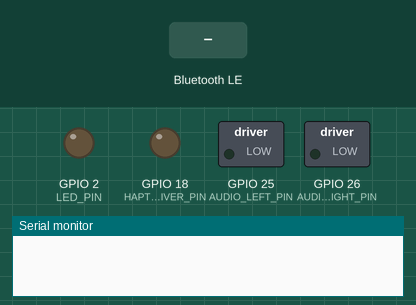
This sketch was run on a simulated ESP32. Shown: switched loads named in the sketch (green lamp = pin HIGH), output pins drawn as LEDs (lit = HIGH), the last lines printed to the serial monitor. Dashed ring = blinking. The test bench sets the inputs (shaded band). Nothing arrives over Bluetooth unless stated; a phone connects over Bluetooth LE 3 s after start.

Above: at 0.0 s.
At 1.8 s:
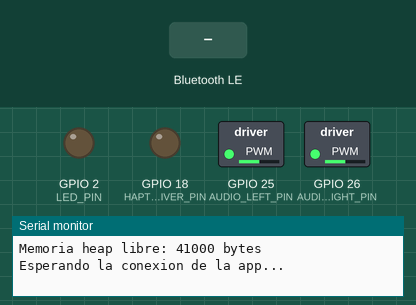
1.9 s: Bluetooth LE write "TEST" received
At 2.5 s:
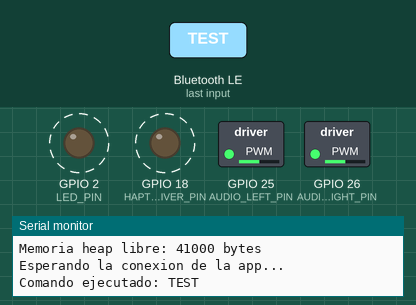
4.9 s: Bluetooth LE write "DOG" received
Timing chart, 0 to 5.0 s (numbered marks = the images above; inputs shaded):
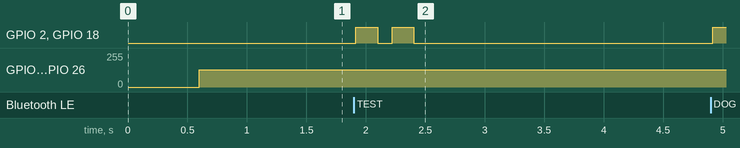

Measured:
- after the input at 1.9 s, GPIO 2 (LED_PIN), GPIO 18 (HAPTIC_DRIVER_PIN): alternates HIGH for 0.18 s and LOW for 0.12 s, 4 changes in all, then stays LOW, starting at once

The sketch:

Vibrafil_social_Leyna_ESP32_CORREGIDO.ino
```cpp
#include <Arduino.h>
#include <BLEAdvertising.h>
#include <BLEDevice.h>
#include <BLEServer.h>
#include <BLEUtils.h>
#include <BLE2902.h>
#include <freertos/FreeRTOS.h>
#include <freertos/queue.h>
#include <atomic>
#include <ctype.h>
#include <string.h>
#include <math.h>

// =========================================================
// VIBRAFIL - FIRMWARE BLE social_Leyna
// =========================================================
// IMPORTANTE:
// Aplicacion oficial: Vibrafil. Identidad interna: social_Leyna (lider: Leyna).
// El nombre BLE tecnico VIBRAFIL_ESP32 se conserva para no romper
// instalaciones anteriores de la app ni el filtro existente.
// 1. El reconocimiento de perro, bebe y nombre ocurre en Android.
// 2. El ESP32 recibe DOG, BABY o NAME y ejecuta el patron haptico.
// 3. GPIO18 debe conectarse a la ENTRADA de un driver/controlador.
//    Nunca conecte un motor ERM/LRA directamente al GPIO del ESP32.
// =========================================================

// ------------------------- BLE ----------------------------
namespace BleConfig {
constexpr char DEVICE_NAME[] = "VIBRAFIL_ESP32";
constexpr char SERVICE_UUID[] =
    "12345678-1234-1234-1234-1234567890ab";
constexpr char COMMAND_UUID[] =
    "abcdefab-1234-5678-1234-abcdefabcdef";
constexpr char READY_MESSAGE[] = "VIBRAFIL_READY";

// Flags BLE estandar: general discoverable + sin BR/EDR.
// Se usa el valor directo para evitar depender de cabeceras GAP internas.
constexpr uint8_t ADVERTISING_FLAGS = 0x06;
}  // namespace BleConfig

// ----------------------- HARDWARE -------------------------
namespace HardwareConfig {
// Cambie estos pines solo si su circuito usa otros.
constexpr int LED_PIN = 2;
constexpr int HAPTIC_DRIVER_PIN = 18;

// Permite adaptar modulos cuyo pin EN/TRIG sea activo en nivel bajo.
constexpr bool LED_ACTIVE_HIGH = true;
constexpr bool HAPTIC_ACTIVE_HIGH = true;

// Los dos excitadores de bobina de voz conectados al PAM8403 usan
// los DAC GPIO25/GPIO26 del ESP32 clasico. En otras variantes (C3/S3/C6)
// esta salida se desactiva automaticamente para permitir la compilacion.
#ifndef SOCIAL_LEYNA_ENABLE_AUDIO
    #if defined(CONFIG_IDF_TARGET_ESP32)
        #define SOCIAL_LEYNA_ENABLE_AUDIO 1
    #else
        #define SOCIAL_LEYNA_ENABLE_AUDIO 0
    #endif
#endif

#if SOCIAL_LEYNA_ENABLE_AUDIO
constexpr int AUDIO_LEFT_PIN = 25;
constexpr int AUDIO_RIGHT_PIN = 26;
#endif
}  // namespace HardwareConfig

// ----------------------- PATRONES -------------------------
struct HapticPattern {
    uint8_t repetitions;
    uint16_t activeMs;
    uint16_t pauseMs;
    uint16_t tactileFrequencyHz;
    uint8_t tactileAmplitude;
};

namespace Patterns {
// Frecuencias bajas pensadas para sensacion tactil en excitadores de 8 ohmios.
constexpr HapticPattern TEST{2, 180, 120, 160, 60};
constexpr HapticPattern DOG{3, 500, 180, 180, 90};
constexpr HapticPattern BABY{3, 300, 150, 140, 72};
constexpr HapticPattern NAME{2, 180, 120, 220, 55};
}  // namespace Patterns

enum class CommandType : uint8_t {
    NONE,
    TEST,
    DOG,
    BABY,
    NAME
};

struct QueuedCommand {
    CommandType type;
    uint32_t epoch;
};

// ------------------------ ESTADO --------------------------
BLEServer* bleServer = nullptr;
BLECharacteristic* commandCharacteristic = nullptr;
BLEAdvertising* bleAdvertising = nullptr;
QueueHandle_t commandQueue = nullptr;

volatile bool deviceConnected = false;
volatile bool previousDeviceConnected = false;
volatile bool advertisingRestartRequested = false;

std::atomic<bool> stopRequested{false};
std::atomic<uint32_t> commandEpoch{0};

bool bleReady = false;

// =========================================================
// CONTROL SEGURO DE SALIDAS
// =========================================================

inline uint8_t activeLevel(bool activeHigh) {
    return activeHigh ? HIGH : LOW;
}

inline uint8_t inactiveLevel(bool activeHigh) {
    return activeHigh ? LOW : HIGH;
}

void setLed(bool enabled) {
    if (HardwareConfig::LED_PIN >= 0) {
        digitalWrite(
            HardwareConfig::LED_PIN,
            enabled
                ? activeLevel(HardwareConfig::LED_ACTIVE_HIGH)
                : inactiveLevel(HardwareConfig::LED_ACTIVE_HIGH)
        );
    }
}

void setHapticDriver(bool enabled) {
    digitalWrite(
        HardwareConfig::HAPTIC_DRIVER_PIN,
        enabled
            ? activeLevel(HardwareConfig::HAPTIC_ACTIVE_HIGH)
            : inactiveLevel(HardwareConfig::HAPTIC_ACTIVE_HIGH)
    );
}

#if SOCIAL_LEYNA_ENABLE_AUDIO
void setAudioIdle() {
    // Punto medio para una senal DAC bipolar acoplada al amplificador.
    dacWrite(HardwareConfig::AUDIO_LEFT_PIN, 128);
    dacWrite(HardwareConfig::AUDIO_RIGHT_PIN, 128);
}
#else
inline void setAudioIdle() {}
#endif

void outputsOff() {
    setLed(false);
    setHapticDriver(false);
    setAudioIdle();
}

void requestImmediateStop() {
    stopRequested.store(true, std::memory_order_release);
    outputsOff();
}

bool commandStillValid(uint32_t epoch) {
    return !stopRequested.load(std::memory_order_acquire) &&
           epoch == commandEpoch.load(std::memory_order_acquire);
}

bool interruptibleDelay(uint32_t durationMs, uint32_t epoch) {
    const uint32_t start = millis();

    while (static_cast<uint32_t>(millis() - start) < durationMs) {
        if (!commandStillValid(epoch)) {
            return false;
        }

        // Cede tiempo a BLE, sistema operativo y watchdog.
        delay(4);
    }

    return true;
}

// =========================================================
// EXCITACION TACTIL PAM8403 (ACTIVA EN ESP32 CLASICO)
// =========================================================

#if SOCIAL_LEYNA_ENABLE_AUDIO
void playToneStereo(
    uint16_t frequency,
    uint16_t durationMs,
    uint8_t amplitude,
    uint32_t epoch
) {
    if (frequency == 0 || durationMs == 0 || !commandStillValid(epoch)) {
        return;
    }

    constexpr uint32_t SAMPLE_RATE = 8000;
    constexpr uint32_t SAMPLE_PERIOD_US = 1000000UL / SAMPLE_RATE;
    constexpr float VIBRAFIL_TWO_PI = 6.28318530718f;

    frequency = static_cast<uint16_t>(
        constrain(static_cast<int>(frequency), 20, 3500)
    );
    amplitude = static_cast<uint8_t>(
        constrain(static_cast<int>(amplitude), 5, 120)
    );

    const uint32_t totalSamples =
        (SAMPLE_RATE * static_cast<uint32_t>(durationMs)) / 1000UL;

    const float phaseStep =
        VIBRAFIL_TWO_PI * static_cast<float>(frequency) /
        static_cast<float>(SAMPLE_RATE);

    float phase = 0.0f;

    for (uint32_t index = 0; index < totalSamples; ++index) {
        if (!commandStillValid(epoch)) {
            break;
        }

        const int value =
            128 + static_cast<int>(sinf(phase) * amplitude);
        const uint8_t dacValue =
            static_cast<uint8_t>(constrain(value, 0, 255));

        dacWrite(HardwareConfig::AUDIO_LEFT_PIN, dacValue);
        dacWrite(HardwareConfig::AUDIO_RIGHT_PIN, dacValue);

        phase += phaseStep;
        if (phase >= VIBRAFIL_TWO_PI) {
            phase -= VIBRAFIL_TWO_PI;
        }

        delayMicroseconds(SAMPLE_PERIOD_US);

        if ((index & 0x3FU) == 0U) {
            yield();
        }
    }

    setAudioIdle();
}


#else
inline void playToneStereo(
    uint16_t,
    uint16_t,
    uint8_t,
    uint32_t
) {}
#endif

// =========================================================
// EJECUCION HAPTICA
// =========================================================

const HapticPattern* patternFor(CommandType type) {
    switch (type) {
        case CommandType::TEST:
            return &Patterns::TEST;
        case CommandType::DOG:
            return &Patterns::DOG;
        case CommandType::BABY:
            return &Patterns::BABY;
        case CommandType::NAME:
            return &Patterns::NAME;
        default:
            return nullptr;
    }
}

const char* commandName(CommandType type) {
    switch (type) {
        case CommandType::TEST:
            return "TEST";
        case CommandType::DOG:
            return "DOG";
        case CommandType::BABY:
            return "BABY";
        case CommandType::NAME:
            return "NAME";
        default:
            return "NONE";
    }
}

bool runHapticPattern(
    const HapticPattern& pattern,
    uint32_t epoch
) {
    for (uint8_t index = 0; index < pattern.repetitions; ++index) {
        if (!commandStillValid(epoch)) {
            return false;
        }

        // El modulo LRA de GPIO18 y los dos excitadores del PAM8403
        // se activan al mismo tiempo para conservar un patron unico.
        setHapticDriver(true);
        setLed(true);

#if SOCIAL_LEYNA_ENABLE_AUDIO
        playToneStereo(
            pattern.tactileFrequencyHz,
            pattern.activeMs,
            pattern.tactileAmplitude,
            epoch
        );

        if (!commandStillValid(epoch)) {
            outputsOff();
            return false;
        }
#else
        if (!interruptibleDelay(pattern.activeMs, epoch)) {
            outputsOff();
            return false;
        }
#endif

        setHapticDriver(false);
        setLed(false);
        setAudioIdle();

        if (index + 1U < pattern.repetitions &&
            !interruptibleDelay(pattern.pauseMs, epoch)) {
            outputsOff();
            return false;
        }
    }

    outputsOff();
    return true;
}

void processCommand(const QueuedCommand& command) {
    if (command.type == CommandType::NONE ||
        command.epoch != commandEpoch.load(std::memory_order_acquire)) {
        return;
    }

    const HapticPattern* pattern = patternFor(command.type);
    if (pattern == nullptr) {
        return;
    }

    outputsOff();
    stopRequested.store(false, std::memory_order_release);

    if (!commandStillValid(command.epoch)) {
        outputsOff();
        return;
    }

    Serial.println();
    Serial.print("Comando ejecutado: ");
    Serial.println(commandName(command.type));

    runHapticPattern(*pattern, command.epoch);

    outputsOff();

    // No borra una solicitud STOP o una orden nueva que haya llegado
    // mientras se ejecutaba el patron anterior.
    if (command.epoch == commandEpoch.load(std::memory_order_acquire)) {
        stopRequested.store(false, std::memory_order_release);
    }
}

// =========================================================
// PARSEO Y COLA DE COMANDOS
// =========================================================

size_t normalizeCommand(
    const char* source,
    size_t sourceLength,
    char* destination,
    size_t destinationSize
) {
    if (source == nullptr || destination == nullptr || destinationSize == 0) {
        return 0;
    }

    size_t begin = 0;
    while (begin < sourceLength && isspace(static_cast<unsigned char>(source[begin]))) {
        ++begin;
    }

    size_t end = sourceLength;
    while (end > begin && isspace(static_cast<unsigned char>(source[end - 1]))) {
        --end;
    }

    size_t outputLength = 0;
    for (size_t index = begin;
         index < end && outputLength + 1 < destinationSize;
         ++index) {
        destination[outputLength++] = static_cast<char>(
            toupper(static_cast<unsigned char>(source[index]))
        );
    }

    destination[outputLength] = '\0';
    return outputLength;
}

CommandType parseHapticCommand(const char* command) {
    if (strcmp(command, "TEST") == 0) {
        return CommandType::TEST;
    }
    if (strcmp(command, "DOG") == 0) {
        return CommandType::DOG;
    }
    if (strcmp(command, "BABY") == 0) {
        return CommandType::BABY;
    }
    if (strcmp(command, "NAME") == 0) {
        return CommandType::NAME;
    }
    return CommandType::NONE;
}

void invalidatePendingCommands() {
    commandEpoch.fetch_add(1, std::memory_order_acq_rel);

    if (commandQueue != nullptr) {
        xQueueReset(commandQueue);
    }

    requestImmediateStop();
}

bool queueLatestCommand(CommandType type) {
    if (type == CommandType::NONE || commandQueue == nullptr) {
        return false;
    }

    // El evento mas reciente reemplaza al anterior.
    const uint32_t newEpoch =
        commandEpoch.fetch_add(1, std::memory_order_acq_rel) + 1U;

    requestImmediateStop();

    QueuedCommand command{type, newEpoch};

    return xQueueOverwrite(
        commandQueue,
        &command
    ) == pdPASS;
}

void sendReadyResponse() {
    if (!deviceConnected || commandCharacteristic == nullptr) {
        return;
    }

    commandCharacteristic->setValue(BleConfig::READY_MESSAGE);
    commandCharacteristic->notify();
}

// =========================================================
// CALLBACKS BLE
// =========================================================

class SocialLeynaServerCallbacks final : public BLEServerCallbacks {
public:
    void onConnect(BLEServer* server) override {
        (void)server;
        deviceConnected = true;
        advertisingRestartRequested = false;

        Serial.println();
        Serial.println("Telefono conectado por Bluetooth BLE.");
    }

    void onDisconnect(BLEServer* server) override {
        (void)server;
        deviceConnected = false;
        advertisingRestartRequested = true;

        invalidatePendingCommands();

        Serial.println();
        Serial.println("Telefono desconectado; salidas apagadas.");
    }
};

class SocialLeynaCommandCallbacks final : public BLECharacteristicCallbacks {
public:
    void onWrite(BLECharacteristic* characteristic) override {
        if (characteristic == nullptr) {
            return;
        }

        // Arduino-ESP32 3.x devuelve String. El uso de auto/c_str()/length()
        // tambien conserva compatibilidad con nucleos anteriores.
        const auto rawValue = characteristic->getValue();

        char command[16] = {};
        const size_t length = normalizeCommand(
            rawValue.c_str(),
            rawValue.length(),
            command,
            sizeof(command)
        );

        if (length == 0) {
            return;
        }

        if (strcmp(command, "PING") == 0) {
            Serial.println("PING recibido correctamente.");
            sendReadyResponse();
            return;
        }

        if (strcmp(command, "STOP") == 0) {
            invalidatePendingCommands();
            Serial.println("STOP recibido: salidas apagadas.");
            return;
        }

        const CommandType type = parseHapticCommand(command);
        if (type == CommandType::NONE) {
            Serial.print("Comando BLE desconocido: ");
            Serial.println(command);
            return;
        }

        if (!queueLatestCommand(type)) {
            Serial.println("ERROR: no se pudo registrar el comando BLE.");
        }
    }
};

// =========================================================
// INICIALIZACION Y PUBLICIDAD BLE
// =========================================================

bool startAdvertising() {
    if (bleAdvertising == nullptr) {
        return false;
    }

    const bool started = bleAdvertising->start();

    if (started) {
        Serial.println("Publicidad BLE activa.");
    } else {
        Serial.println("ERROR: no se pudo iniciar la publicidad BLE.");
    }

    return started;
}

bool initializeBluetooth() {
    Serial.println("Iniciando servidor Bluetooth BLE...");

    BLEDevice::init(BleConfig::DEVICE_NAME);

    bleServer = BLEDevice::createServer();
    if (bleServer == nullptr) {
        Serial.println("ERROR: no se pudo crear el servidor BLE.");
        return false;
    }

    bleServer->setCallbacks(new SocialLeynaServerCallbacks());

    BLEService* service =
        bleServer->createService(BleConfig::SERVICE_UUID);
    if (service == nullptr) {
        Serial.println("ERROR: no se pudo crear el servicio BLE.");
        return false;
    }

    commandCharacteristic = service->createCharacteristic(
        BleConfig::COMMAND_UUID,
        BLECharacteristic::PROPERTY_READ |
        BLECharacteristic::PROPERTY_WRITE |
        BLECharacteristic::PROPERTY_WRITE_NR |
        BLECharacteristic::PROPERTY_NOTIFY
    );

    if (commandCharacteristic == nullptr) {
        Serial.println("ERROR: no se pudo crear la caracteristica BLE.");
        return false;
    }

    commandCharacteristic->setCallbacks(
        new SocialLeynaCommandCallbacks()
    );
    commandCharacteristic->addDescriptor(new BLE2902());
    commandCharacteristic->setValue(BleConfig::READY_MESSAGE);

    service->start();

    bleAdvertising = BLEDevice::getAdvertising();
    if (bleAdvertising == nullptr) {
        Serial.println("ERROR: no se pudo obtener el objeto de publicidad BLE.");
        return false;
    }

    // El UUID queda en el anuncio principal para que ScanFilter lo encuentre.
    BLEAdvertisementData advertisementData;
    advertisementData.setFlags(BleConfig::ADVERTISING_FLAGS);
    advertisementData.setCompleteServices(
        BLEUUID(BleConfig::SERVICE_UUID)
    );

    // El nombre completo se coloca en scan response para no exceder el
    // espacio del anuncio BLE tradicional.
    BLEAdvertisementData scanResponseData;
    scanResponseData.setName(BleConfig::DEVICE_NAME);

    bleAdvertising->setAdvertisementData(advertisementData);
    bleAdvertising->setScanResponseData(scanResponseData);

    if (!startAdvertising()) {
        return false;
    }

    Serial.println();
    Serial.println("Bluetooth BLE iniciado correctamente.");
    Serial.print("Nombre: ");
    Serial.println(BleConfig::DEVICE_NAME);
    Serial.print("Servicio: ");
    Serial.println(BleConfig::SERVICE_UUID);
    Serial.print("Caracteristica: ");
    Serial.println(BleConfig::COMMAND_UUID);
    Serial.print("Memoria heap libre: ");
    Serial.print(ESP.getFreeHeap());
    Serial.println(" bytes");
    Serial.println("Esperando la conexion de la app...");

    return true;
}

// =========================================================
// SETUP Y LOOP
// =========================================================

void setup() {
    Serial.begin(115200);
    delay(600);

    pinMode(HardwareConfig::LED_PIN, OUTPUT);
    pinMode(HardwareConfig::HAPTIC_DRIVER_PIN, OUTPUT);

    outputsOff();

    // Longitud 1: el ultimo evento sustituye al anterior mediante overwrite.
    commandQueue = xQueueCreate(1, sizeof(QueuedCommand));

    Serial.println();
    Serial.println("============================================");
    Serial.println("VIBRAFIL ESP32 BLE - social_Leyna 3.0");
    Serial.println("============================================");
    Serial.print("Salida haptica (entrada del driver): GPIO");
    Serial.println(HardwareConfig::HAPTIC_DRIVER_PIN);
#if SOCIAL_LEYNA_ENABLE_AUDIO
    Serial.println("Excitadores PAM8403 GPIO25/26: ACTIVADOS");
#else
    Serial.println("Excitadores PAM8403: DESACTIVADOS para esta variante");
#endif

    if (commandQueue == nullptr) {
        Serial.println("ERROR CRITICO: no se pudo crear la cola FreeRTOS.");
        bleReady = false;
        return;
    }

    bleReady = initializeBluetooth();
}

void loop() {
    if (!bleReady) {
        // Senal visual de error de inicializacion sin bloquear el sistema.
        setLed(true);
        delay(120);
        setLed(false);
        delay(880);
        return;
    }

    if (deviceConnected && !previousDeviceConnected) {
        previousDeviceConnected = true;
        Serial.println("Conexion BLE establecida y servicio listo.");
    }

    if (!deviceConnected && previousDeviceConnected) {
        previousDeviceConnected = false;
    }

    if (!deviceConnected && advertisingRestartRequested) {
        advertisingRestartRequested = false;
        delay(250);
        startAdvertising();
        Serial.println("Esperando reconexion de la app...");
    }

    QueuedCommand command{};

    if (xQueueReceive(
            commandQueue,
            &command,
            pdMS_TO_TICKS(20)
        ) == pdPASS) {
        processCommand(command);
    }

    delay(5);
}
```
